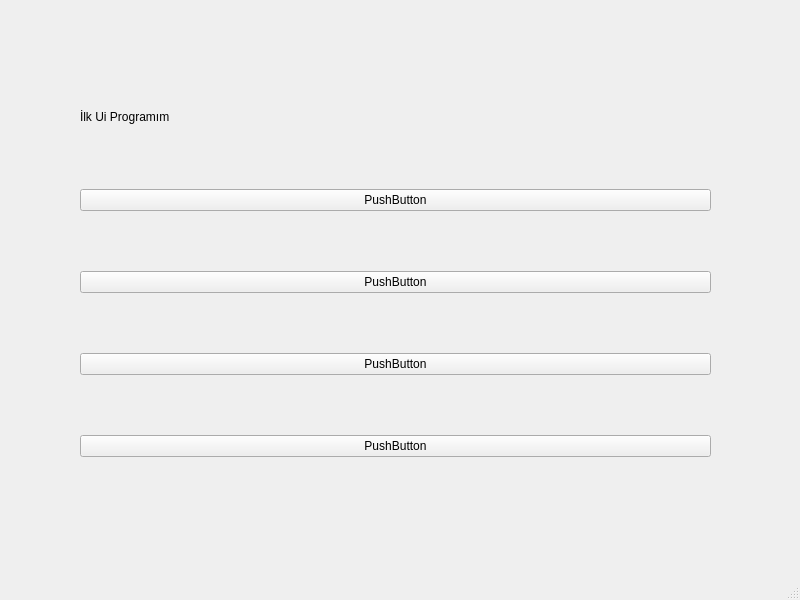
<?xml version="1.0" encoding="UTF-8"?>
<ui version="4.0">
 <class>MainWindow</class>
 <widget class="QMainWindow" name="MainWindow">
  <property name="geometry">
   <rect>
    <x>0</x>
    <y>0</y>
    <width>800</width>
    <height>600</height>
   </rect>
  </property>
  <property name="windowTitle">
   <string>MainWindow</string>
  </property>
  <widget class="QWidget" name="centralwidget">
   <widget class="QWidget" name="verticalLayoutWidget">
    <property name="geometry">
     <rect>
      <x>80</x>
      <y>50</y>
      <width>631</width>
      <height>461</height>
     </rect>
    </property>
    <layout class="QVBoxLayout" name="verticalLayout">
     <item>
      <widget class="QLabel" name="label">
       <property name="maximumSize">
        <size>
         <width>200</width>
         <height>25</height>
        </size>
       </property>
       <property name="text">
        <string>İlk Ui Programım</string>
       </property>
      </widget>
     </item>
     <item>
      <widget class="QPushButton" name="pushButton_2">
       <property name="text">
        <string>PushButton</string>
       </property>
      </widget>
     </item>
     <item>
      <widget class="QPushButton" name="pushButton_4">
       <property name="text">
        <string>PushButton</string>
       </property>
      </widget>
     </item>
     <item>
      <widget class="QPushButton" name="pushButton_3">
       <property name="text">
        <string>PushButton</string>
       </property>
      </widget>
     </item>
     <item>
      <widget class="QPushButton" name="pushButton">
       <property name="text">
        <string>PushButton</string>
       </property>
      </widget>
     </item>
    </layout>
   </widget>
  </widget>
  <widget class="QMenuBar" name="menubar">
   <property name="geometry">
    <rect>
     <x>0</x>
     <y>0</y>
     <width>800</width>
     <height>21</height>
    </rect>
   </property>
  </widget>
  <widget class="QStatusBar" name="statusbar"/>
 </widget>
 <resources/>
 <connections/>
</ui>
